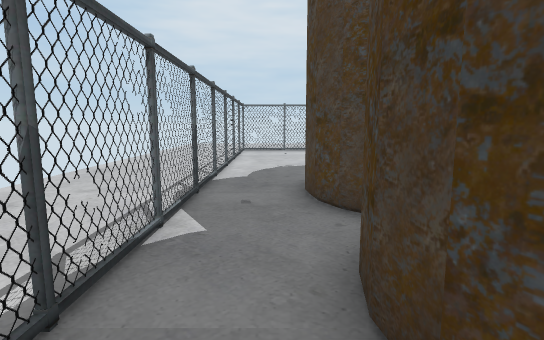
View 1 (above)

24 first-person views from a walk through a Unity game level. The camera is 1.5 m above the floor, tilts 8° down and sees 80° across. The floor is counted in squares, 1 m on a side. Each view is taken from the middle of a square. On the plan, view 1 faces up. The plan holds only what a view shows up to about 15 squares ahead; the rest is blank. The place goes on beyond the plan. The player is left out.

View 2
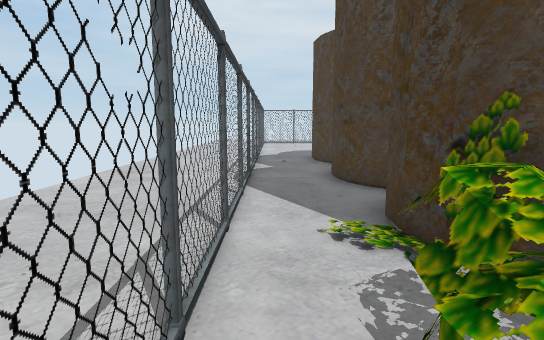

View 3
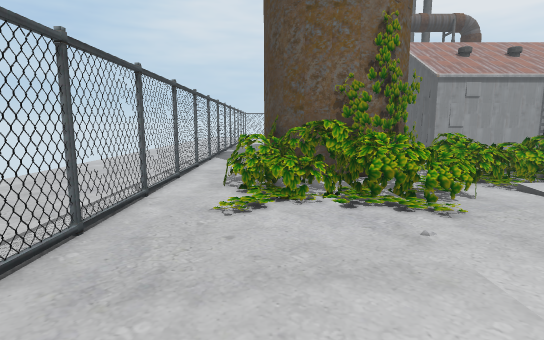

View 4
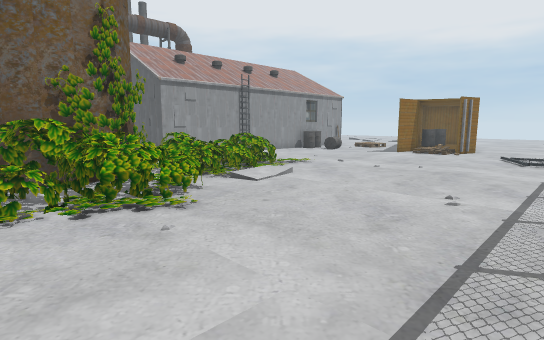

View 5
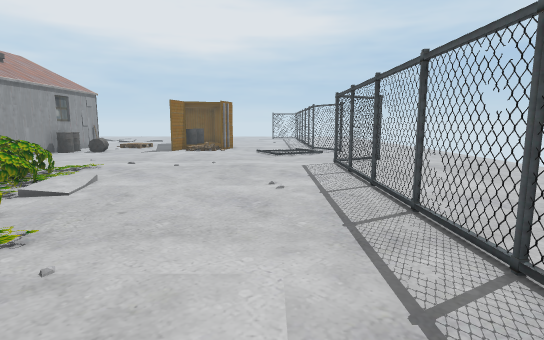

View 6
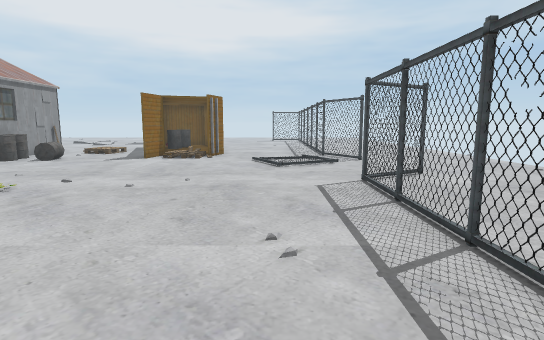

View 7
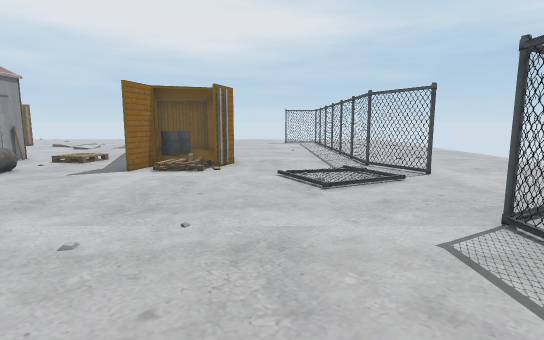

View 8
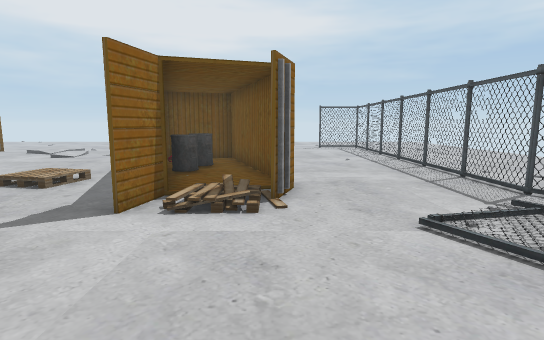

View 9
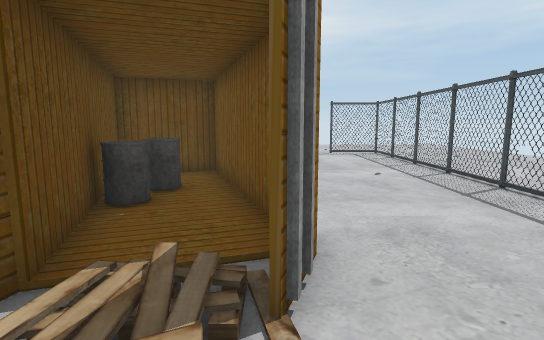

View 10
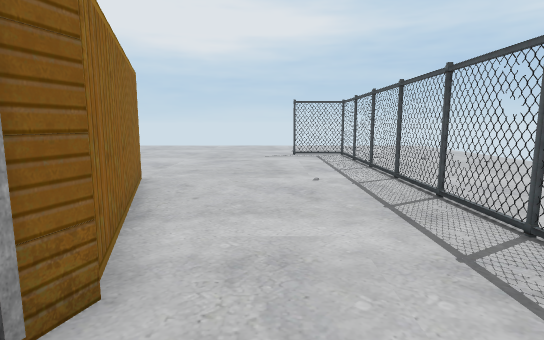

View 11
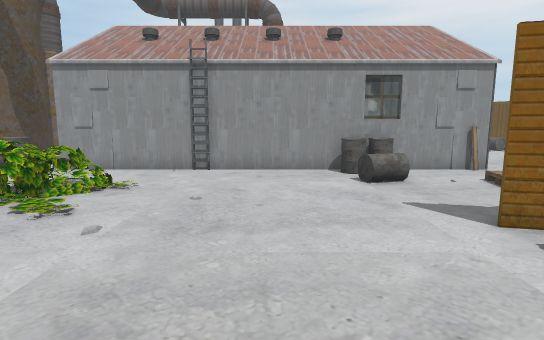

View 12
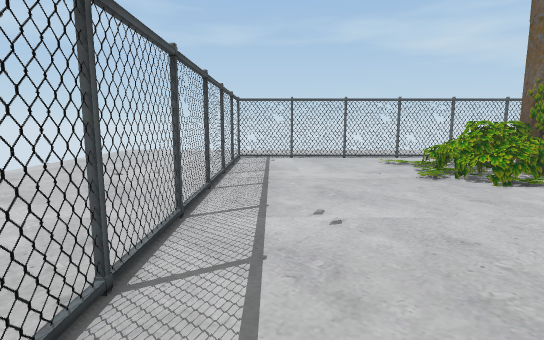

View 13
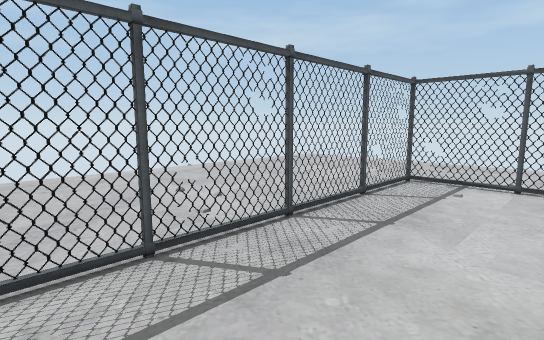

View 14
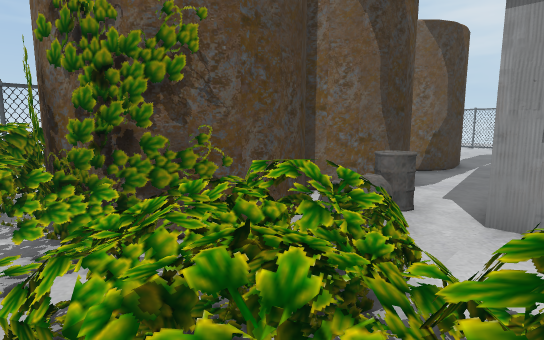

View 15
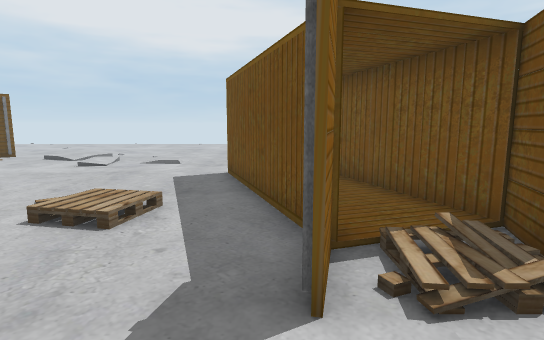

View 16
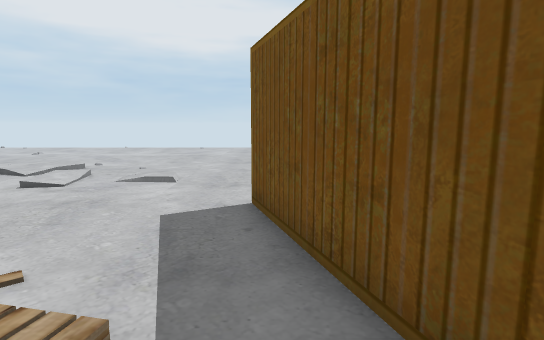

View 17
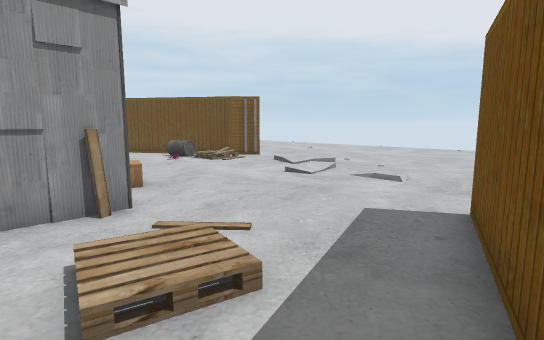

View 18
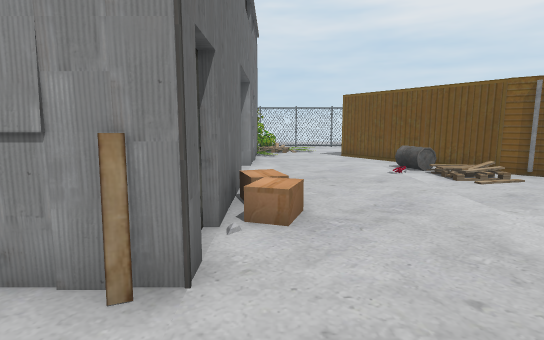

View 19
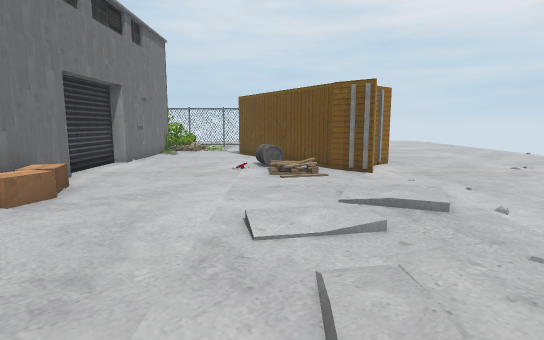

View 20
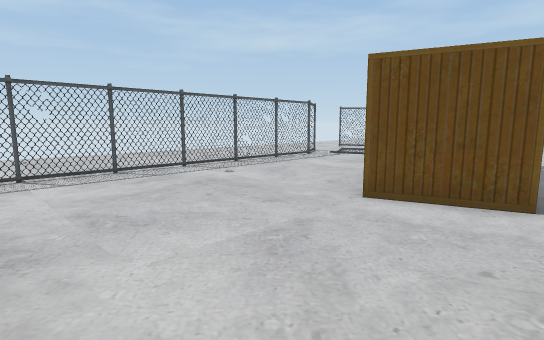

View 21
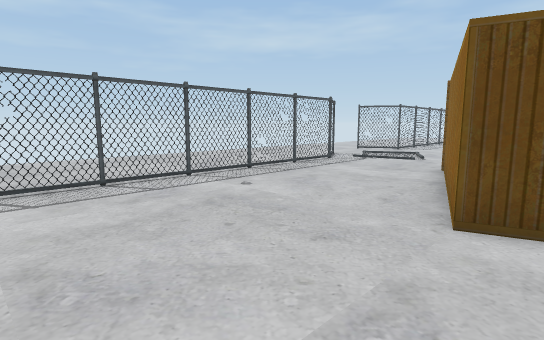

View 22
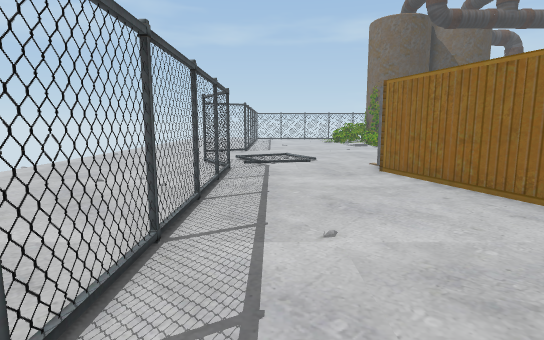

View 23
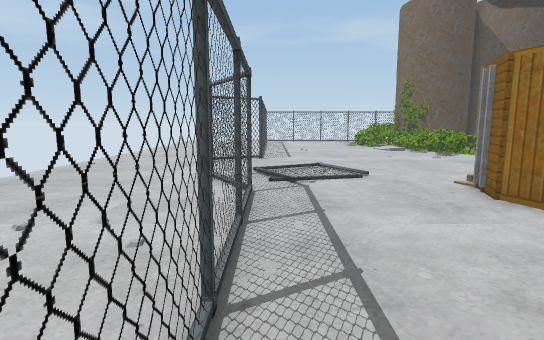

View 24
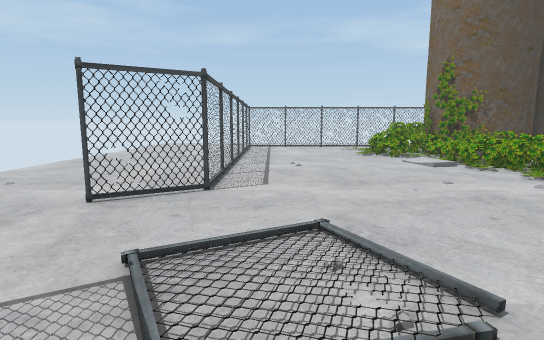

### Floor plan
Key: @ floor where view 1 was taken; # wall or solid block; . main floor; : floor 0.25 m higher than the main floor; / step, stairs or slope; = window, fence, low wall or low ledge; F fence; B barrel; P plank; A box; O other object.
Columns run from 6 left of view 1 to 33 right of it. Each row starts with its distance up from view 1.
 10 ....O...   ..               #.....##
  9 ....F...   ..               #.....B#  #.
  8 ....F..    #.               #.....B####.
  7 ....F..#   #.               #....// ##..
  6 ....F..## ##..              #.....//.#..
  5 ....F...###...              #...........
  4 ....F...  ##..              #A....../...
  3 ....F..#   #..              #A......::/.
  2 ....F..#   #..              #A......//..
  1 ....F..##  #..#            ##...../:....
  0 ....F.@.####BB##############P...........
 -1 ....F..    #BB.........BBB..............
 -2 ....F..#   #B...........B..........:....
 -3 ....F..## ##=...........B..//...........
 -4 ....F..=###=...............//...........
 -5 ....F..=#==/..................###......
 -6 ....F..==.O..............#.##BB ##......
 -7  ...F....=...::..........###.BB ##......
 -8   ..F....................//..####.......
 -9   ..F....................O####..........
-10    .F...................................
-11     F...................................
-12 ....F................./.................
-13 ....F................./.................
-14 ....FFF.F.FF.F.F.FF...../.FF.FF.F.F.FF.F
-15 .......==========..F.....F=.====.=.====
-16 ...................FF...F..............
-17 ....................=...................
-18 ........................................
-19 .......................................
-20  ............................. .........
-21   ............................  ........

Positions as (right, up) in squares from view 1, and headings:
1: (0, 0), facing up
2: (-1, -7), facing up
3: (1, -14), facing up
4: (1, -14), facing up-right
5: (0, -12), facing right
6: (4, -12), facing right
7: (8, -11), facing right
8: (13, -9), facing right
9: (17, -9), facing right
10: (18, -11), facing right
11: (15, -11), facing up
12: (13, -13), facing left
13: (7, -11), facing down-left
14: (9, -6), facing up-left
15: (16, -6), facing right
16: (20, -5), facing right
17: (20, -6), facing up-right
18: (23, -3), facing up
19: (28, -4), facing up
20: (33, -4), facing down-left
21: (32, -6), facing down-left
22: (31, -13), facing left
23: (27, -14), facing left
24: (20, -13), facing left
